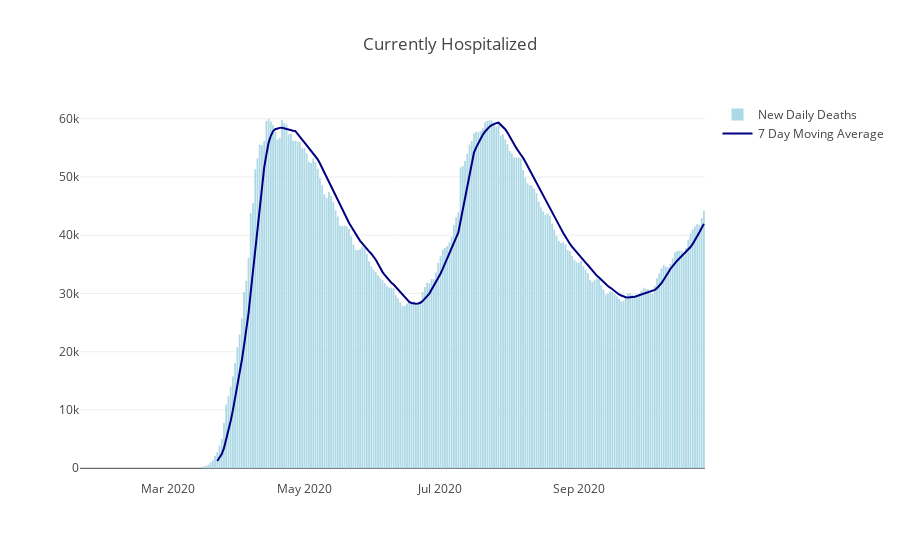

Notebook cell for this chart:
### Code cell
fig3 = go.Figure()


fig3.add_trace(go.Bar(x=us_daily_df.index, y=us_daily_df['hospitalizedCurrently'], marker_color='lightblue', name= 'New Daily Deaths'))

df = us_daily_df[['hospitalizedCurrently']].rolling(window=7).mean()
fig3.add_trace(go.Scatter(x=df.index, y=df['hospitalizedCurrently'], marker_color='#000080', name = '7 Day Moving Average'))


fig3.update_layout(template='none', height=500, autosize=True, title='Currently Hospitalized')
fig3.show()

### Figure 1 — Plotly figure (JSON) as saved in the notebook; plotly's stock layout.template omitted (floating-point values rounded to 4 significant figures; data arrays with more than 128 entries replaced by an {"elided": "..."} marker saying what was removed)
{"data": [{"marker": {"color": "lightblue"}, "name": "New Daily Deaths", "type": "bar", "x": {"elided": "280 str values"}, "y": {"elided": "280 int values"}}, {"marker": {"color": "#000080"}, "name": "7 Day Moving Average", "type": "scatter", "x": {"elided": "280 str values"}, "y": {"elided": "280 float values"}}], "layout": {"autosize": true, "title": {"text": "Currently Hospitalized"}, "xaxis": {"autorange": true, "range": ["2020-01-21 12:00", "2020-10-27 12:00"], "type": "date"}, "yaxis": {"autorange": true, "range": [-2009.0, 63200.0], "type": "linear"}}}
